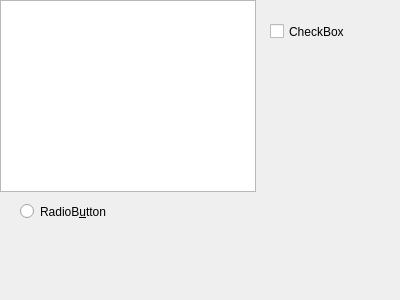
<?xml version="1.0" encoding="UTF-8"?>
<ui version="4.0">
 <class>RazerDriversKcmUi</class>
 <widget class="QWidget" name="RazerDriversKcmUi">
  <property name="geometry">
   <rect>
    <x>0</x>
    <y>0</y>
    <width>400</width>
    <height>300</height>
   </rect>
  </property>
  <property name="windowTitle">
   <string>Form</string>
  </property>
  <widget class="QListView" name="listView">
   <property name="geometry">
    <rect>
     <x>0</x>
     <y>0</y>
     <width>256</width>
     <height>192</height>
    </rect>
   </property>
  </widget>
  <widget class="QRadioButton" name="radioButton">
   <property name="geometry">
    <rect>
     <x>20</x>
     <y>200</y>
     <width>111</width>
     <height>23</height>
    </rect>
   </property>
   <property name="text">
    <string>RadioB&amp;utton</string>
   </property>
  </widget>
  <widget class="QCheckBox" name="checkBox">
   <property name="geometry">
    <rect>
     <x>270</x>
     <y>20</y>
     <width>94</width>
     <height>23</height>
    </rect>
   </property>
   <property name="text">
    <string>CheckBox</string>
   </property>
  </widget>
 </widget>
 <resources/>
 <connections/>
</ui>
